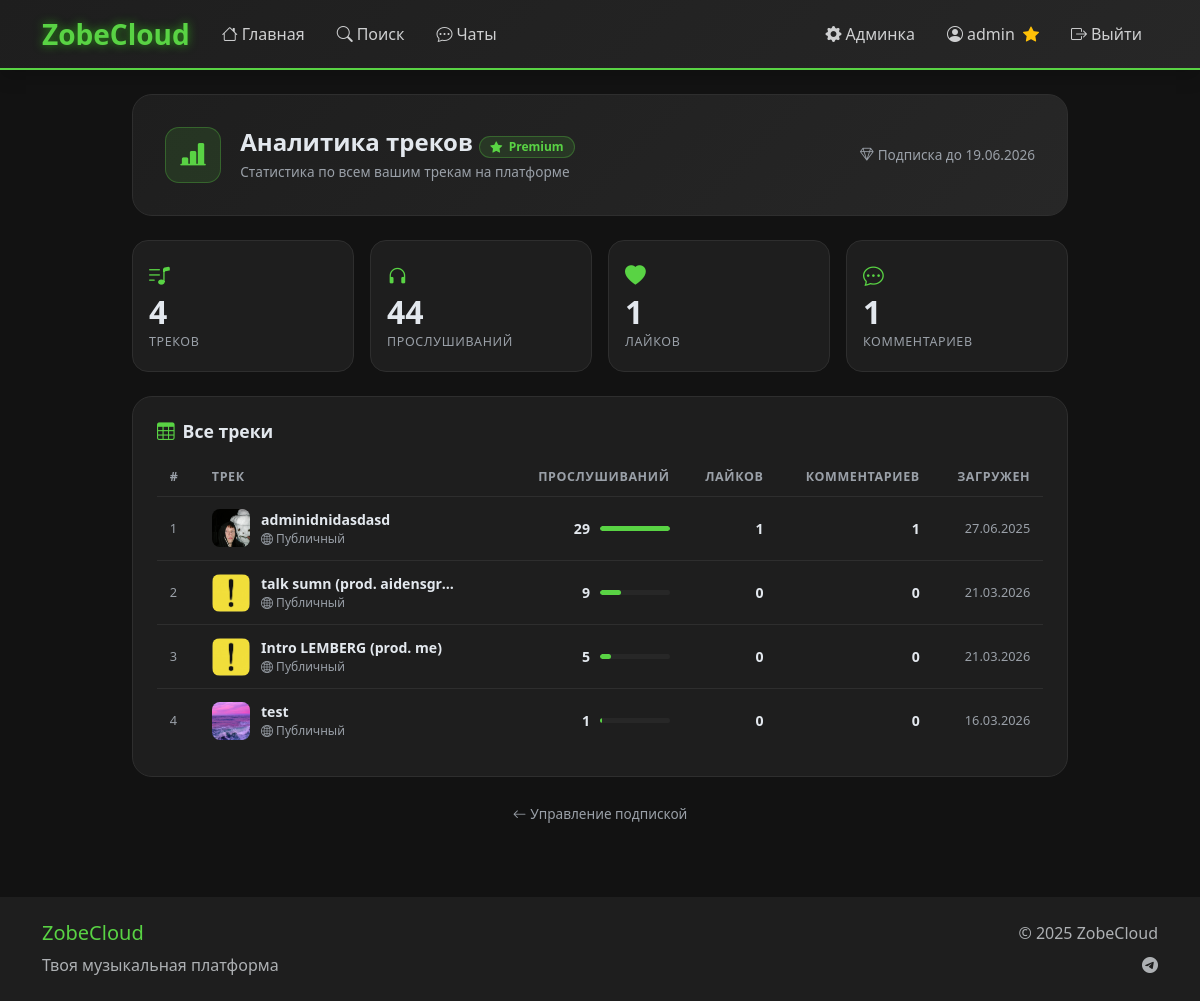
The page /premium/analytics/ (signed in) on the database as committed earlier.
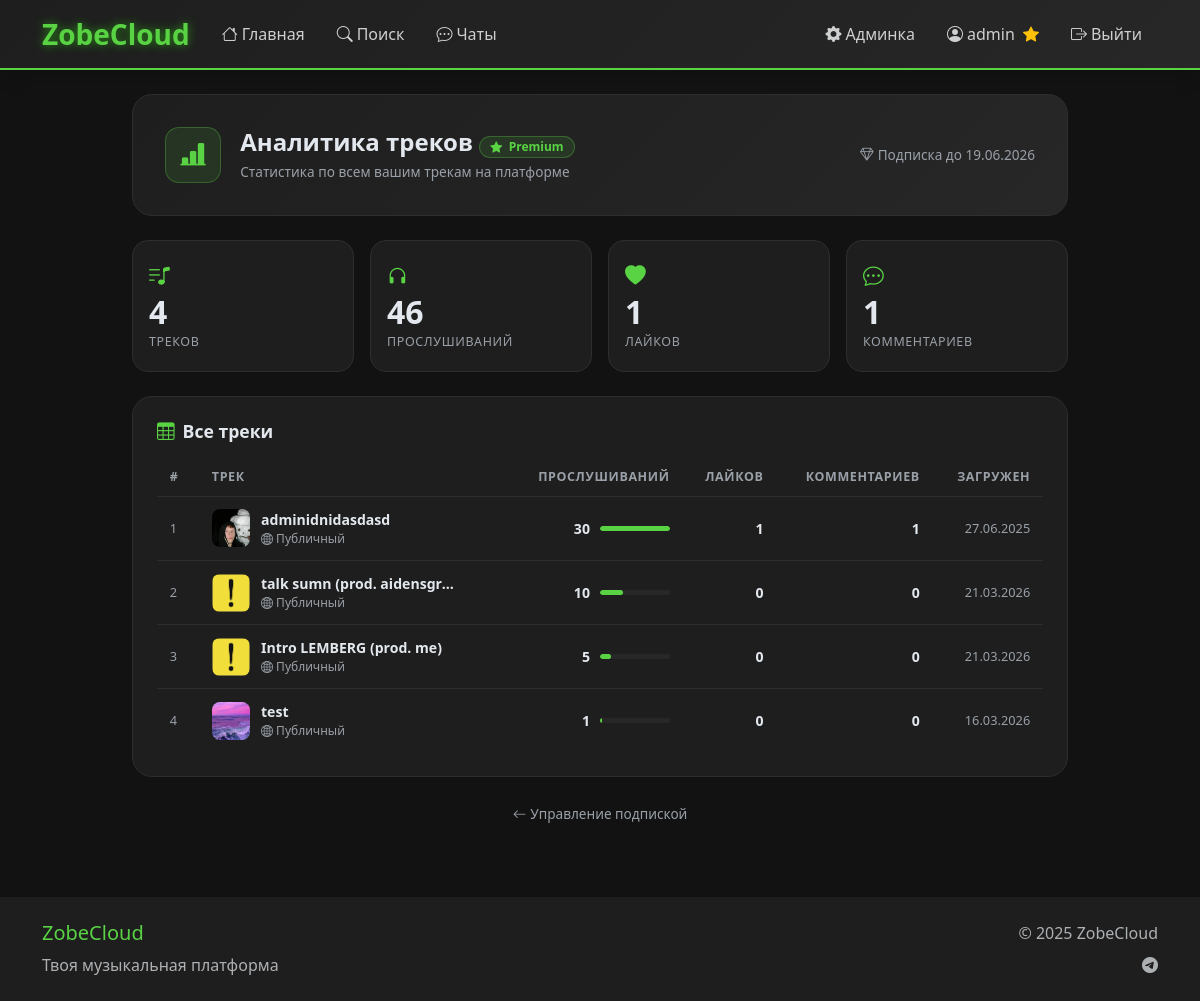
The same page on the database as committed later.
### main/models.py (models this page shows, shortened)
class Track(models.Model):
    VISIBILITY_CHOICES = [
        ('public', 'Публичный'),
        ('unlisted', 'По ссылке'),
        ('private', 'Приватный'),
    ]
    title = models.CharField(max_length=200, verbose_name="Название")
    description = models.TextField(blank=True, verbose_name="Описание")
    audio_file = models.FileField(upload_to='tracks/audio/', verbose_name="Аудиофайл")
    cover = models.ImageField(upload_to='tracks/covers/', blank=True, null=True, verbose_name="Обложка")
    user = models.ForeignKey(User, on_delete=models.CASCADE, verbose_name="Пользователь")
    genre = models.ForeignKey(Genre, on_delete=models.SET_NULL, null=True, blank=True, related_name='tracks', verbose_name="Жанр")
    tags = models.ManyToManyField(Tag, blank=True, related_name='tracks', verbose_name="Теги")
    duration = models.PositiveIntegerField(null=True, blank=True, verbose_name="Длительность (секунды)")
    visibility = models.CharField(max_length=10, choices=VISIBILITY_CHOICES, default='public', verbose_name="Видимость")
    allow_downloads = models.BooleanField(default=False, verbose_name="Разрешить скачивание")
    allow_comments = models.BooleanField(default=True, verbose_name="Разрешить комментарии")
    uploaded_at = models.DateTimeField(auto_now_add=True, verbose_name="Дата загрузки")
    plays_count = models.PositiveIntegerField(default=0, verbose_name="Количество прослушиваний")
    downloads_count = models.PositiveIntegerField(default=0, verbose_name="Количество скачиваний")
    slug = models.SlugField(max_length=250, blank=True, verbose_name="URL")
    album = models.ForeignKey('Album', on_delete=models.SET_NULL, null=True, blank=True, related_name='tracks', verbose_name="Альбом")
    release_at = models.DateTimeField(null=True, blank=True, verbose_name="Дата релиза")
    sort_order = models.PositiveIntegerField(default=0, verbose_name="Порядок в альбоме")
    class Meta:
        verbose_name = "Трек"
        verbose_name_plural = "Треки"
        ordering = ['-uploaded_at']

### main/views.py (the view)
    def wrapper(request, *args, **kwargs):
        if not request.user.is_authenticated:
            messages.error(request, 'Войдите в систему для доступа к премиум функциям.')
            return redirect('login')
        if not is_user_premium(request.user):
            messages.error(request, 'Эта функция доступна только для премиум пользователей.')
            return redirect('premium_ord')
        return view_func(request, *args, **kwargs)

### main/models.py (called while the page is built)
    @property
    def is_premium(self):
        try:
            subscription = self.user.premium_subscriptions.filter(
                admin_confirmed=True,
                is_active=True,
                expires_at__gt=timezone.now()
            ).first()
            return subscription is not None
        except:
            return False

    @property
    def days_left(self):
        if self.is_active and self.expires_at:
            delta = self.expires_at - timezone.now()
            return max(0, delta.days)
        return 0

### main/views.py (called while the page is built)
def premium_required(view_func):
    def wrapper(request, *args, **kwargs):
        if not request.user.is_authenticated:
            messages.error(request, 'Войдите в систему для доступа к премиум функциям.')
            return redirect('login')
        if not is_user_premium(request.user):
            messages.error(request, 'Эта функция доступна только для премиум пользователей.')
            return redirect('premium_ord')
        return view_func(request, *args, **kwargs)
    return wrapper

### templates/main/premium_analytics.html (shortened to what the changed rows need)
{% extends 'main/base.html' %}
{% load static %}
{% block content %}
<div class="container py-4" style="max-width:960px;">
  <div class="an-header">
    <div style="flex:1">
      <h1>Аналитика треков <span class="prm-badge"><i class="bi bi-star-fill"></i>Premium</span></h1>
    </div>
  </div>
  <div class="an-stats">
    <div class="an-stat-card">
      <div class="an-stat-icon"><i class="bi bi-headphones"></i></div>
      <div class="an-stat-num">{{ total_plays }}</div>
      <div class="an-stat-lbl">Прослушиваний</div>
    </div>
  </div>
  <div class="an-tracks">
    <h2><i class="bi bi-table" style="color:var(--accent-green);"></i>Все треки</h2>
    {% if tracks %}
    {% with max_plays=tracks.0.plays_count %}
    <div style="overflow-x:auto;">
      <table class="an-table">
        <thead>
          <tr>
            <th style="width:42px;">#</th>
            <th>Трек</th>
            <th class="right">Прослушиваний</th>
            <th class="right">Лайков</th>
            <th class="right">Комментариев</th>
            <th class="right">Загружен</th>
          </tr>
        </thead>
        <tbody>
          {% for track in tracks %}
          <tr>
            <td style="color:var(--text-muted);font-size:.8rem;">{{ forloop.counter }}</td>
            <td>
              <div style="display:flex;align-items:center;gap:.7rem;">
                {% if track.cover %}
                  <img src="{{ track.cover.url }}" class="an-track-cover" alt="">
                {% else %}
                  <div class="an-track-cover-ph"><i class="bi bi-music-note"></i></div>
                {% endif %}
                <div style="min-width:0;">
                  <a href="{% url 'track_detail' track.pk %}" class="an-track-title">{{ track.title }}</a>
                  <div style="font-size:.75rem;color:var(--text-muted);">
                    {% if track.visibility == 'public' %}
                      <i class="bi bi-globe2"></i> Публичный
                    {% elif track.visibility == 'private' %}
                      <i class="bi bi-lock"></i> Приватный
                    {% else %}
                      <i class="bi bi-link-45deg"></i> По ссылке
                    {% endif %}
                  </div>
                </div>
              </div>
            </td>
            <td class="right">
              <div class="an-bar-wrap" style="justify-content:flex-end;">
                <span style="font-weight:600;color:var(--text-primary);">{{ track.plays_count }}</span>
                <div class="an-bar" style="max-width:70px;">
                  <div class="an-bar-fill" style="width:{% if max_plays > 0 %}{% widthratio track.plays_count max_plays 100 %}{% else %}0{% endif %}%"></div>
                </div>
              </div>
            </td>
            <td class="right" style="color:var(--text-primary);font-weight:600;">{{ track.likes_cnt }}</td>
            <td class="right" style="color:var(--text-primary);font-weight:600;">{{ track.comments_cnt }}</td>
            <td class="right" style="color:var(--text-muted);font-size:.8rem;">{{ track.uploaded_at|date:"d.m.Y" }}</td>
          </tr>
          {% endfor %}
        </tbody>
      </table>
    </div>
    {% endwith %}
    {% else %}
    <div class="an-empty">
      <i class="bi bi-music-note-beamed"></i>
      У вас пока нет треков. <a href="{% url 'profile' %}">Загрузить трек</a>
    </div>
    {% endif %}
  </div>
</div>
{% endblock %}

Rows that differ between the two databases and show on the page:
changed Track "adminidnidasdasd": plays_count "29" → "30"
changed Track "talk sumn (prod. aidensgr…": plays_count "9" → "10"
Other text that changed with them:
{{ total_plays }}: "44" → "46"
